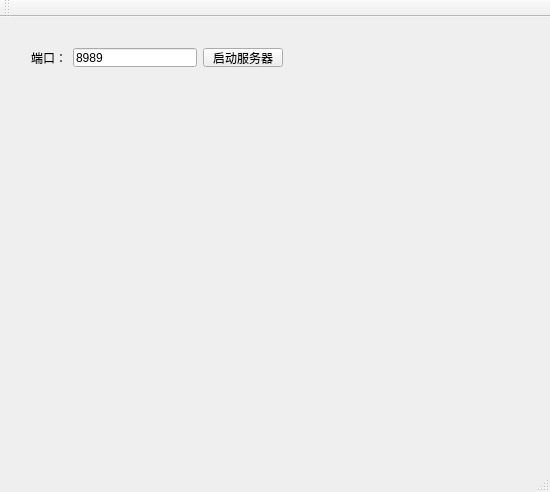
<?xml version="1.0" encoding="UTF-8"?>
<ui version="4.0">
 <class>MainWindow</class>
 <widget class="QMainWindow" name="MainWindow">
  <property name="geometry">
   <rect>
    <x>0</x>
    <y>0</y>
    <width>550</width>
    <height>492</height>
   </rect>
  </property>
  <property name="windowTitle">
   <string>MainWindow</string>
  </property>
  <widget class="QWidget" name="centralWidget">
   <widget class="QWidget" name="widget" native="true">
    <property name="geometry">
     <rect>
      <x>20</x>
      <y>20</y>
      <width>274</width>
      <height>41</height>
     </rect>
    </property>
    <layout class="QHBoxLayout" name="horizontalLayout">
     <item>
      <widget class="QLabel" name="label">
       <property name="text">
        <string>端口：</string>
       </property>
      </widget>
     </item>
     <item>
      <widget class="QLineEdit" name="port">
       <property name="text">
        <string>8989</string>
       </property>
      </widget>
     </item>
     <item>
      <widget class="QPushButton" name="setListen">
       <property name="text">
        <string>启动服务器</string>
       </property>
      </widget>
     </item>
    </layout>
   </widget>
  </widget>
  <widget class="QMenuBar" name="menuBar">
   <property name="geometry">
    <rect>
     <x>0</x>
     <y>0</y>
     <width>550</width>
     <height>23</height>
    </rect>
   </property>
  </widget>
  <widget class="QToolBar" name="mainToolBar">
   <attribute name="toolBarArea">
    <enum>TopToolBarArea</enum>
   </attribute>
   <attribute name="toolBarBreak">
    <bool>false</bool>
   </attribute>
  </widget>
  <widget class="QStatusBar" name="statusBar"/>
 </widget>
 <layoutdefault spacing="6" margin="11"/>
 <resources/>
 <connections/>
</ui>
